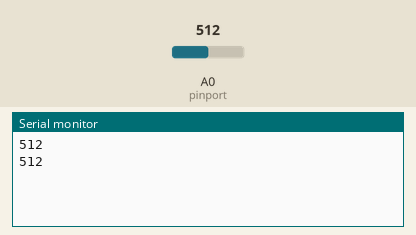
This sketch was run on a simulated Arduino Uno, built with avr-gcc and run on an emulated ATmega328P. On the bench: the last lines printed to the serial monitor. The test bench sets the inputs (shaded band); at power-on: A0 (pinport) = 512.

Above: at 1.8 s.
1.9 s: A0 (pinport) set to 716
At 2.3 s:
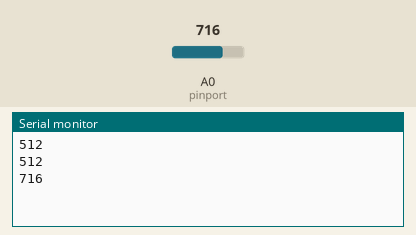
3.4 s: A0 (pinport) set to 900
At 4.8 s:
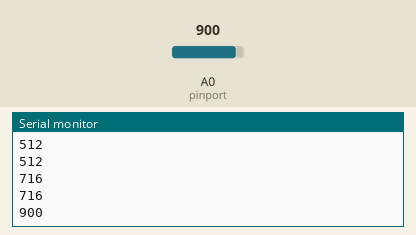
Timing chart, 0 to 6.4 s (numbered marks = the images above; inputs shaded):
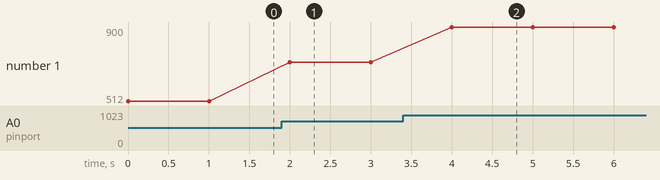

The sketch:

pinport.ino
```cpp
int pinport=A0;

void setup() {

    Serial.begin(9600);
    pinMode(pinport,INPUT);
  // put your setup code here, to run once:

}

void loop() {
   int Readvalue;

   Readvalue=analogRead(pinport);
   Serial.println(Readvalue);
   delay(1000);


  // put your main code here, to run repeatedly:

}
```

Measured:
- after the input at 1.9 s, the serial monitor: prints a new line after 0.10 s (image 1)
- after the input at 3.4 s, the serial monitor: prints a new line after 0.60 s (image 2)
- plotted number 1: 512 → 716 after the input at 1.9 s, 716 → 900 after the input at 3.4 s
